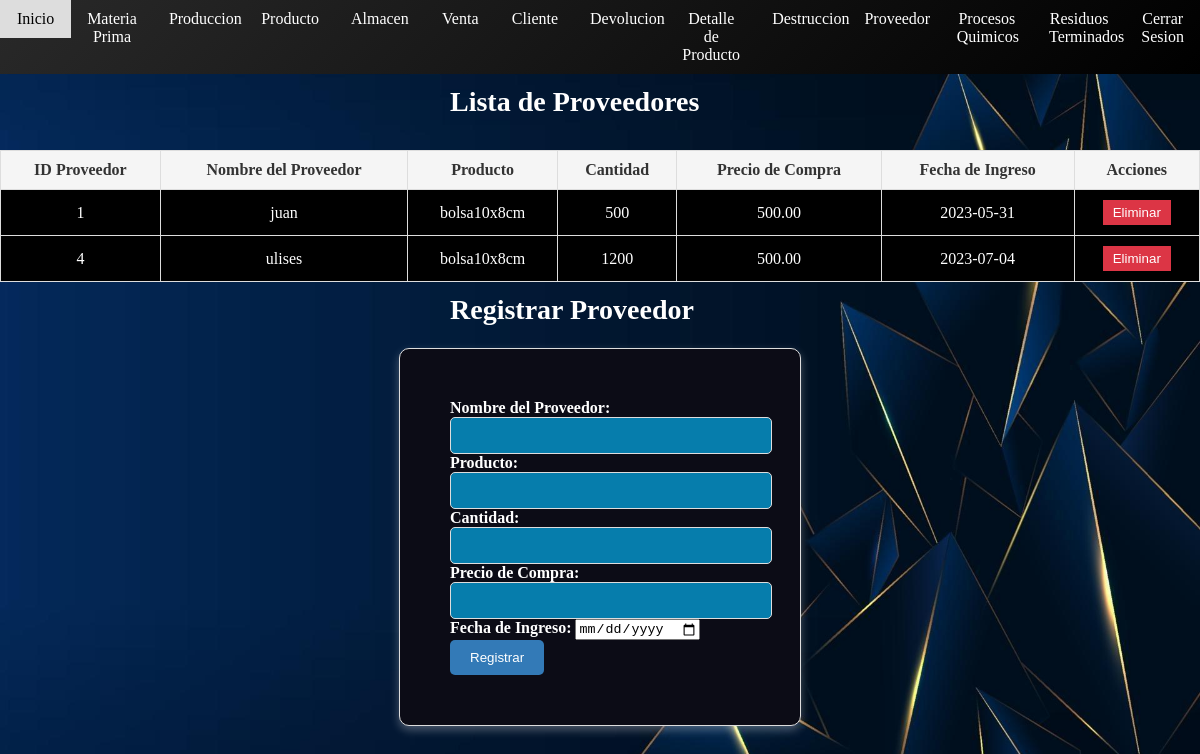
Page /Proveedor.php (signed in) on the committed database.
### tables this page shows
CREATE TABLE `proveedores` (
  `Id_Proveedor` int(11) NOT NULL,
  `Nombre_proveedor` varchar(255) DEFAULT NULL,
  `Producto` varchar(255) DEFAULT NULL,
  `Cantidad` int(11) DEFAULT NULL,
  `Precio_Compra` decimal(10,2) DEFAULT NULL,
  `Fecha_Ingreso` date DEFAULT NULL
);

### Proveedor.php (the view, shortened to what this page needs)
<!DOCTYPE html>
<html>
<head>
  <link rel="stylesheet" type="text/css" href="assets/css/estilomenu.css">
</head>
<body>
  <?php include 'menu.php'; ?>
  <h2>Lista de Proveedores</h2>
  <?php
  $servername = "localhost";
  $username = "ulises";
  $password = "1234";
  $dbname = "gomper2";
  $conn = new mysqli($servername, $username, $password, $dbname);
  $sql = "SELECT * FROM Proveedores";
  $result = $conn->query($sql);
  if ($result->num_rows > 0) {
    echo "<table class='table-container'>
            <tr>
              <th>ID Proveedor</th>
              <th>Nombre del Proveedor</th>
              <th>Producto</th>
              <th>Cantidad</th>
              <th>Precio de Compra</th>
              <th>Fecha de Ingreso</th>
              <th>Acciones</th>
            </tr>";
    while ($row = $result->fetch_assoc()) {
      echo "<tr>
              <td>".$row["Id_Proveedor"]."</td>
              <td>".$row["Nombre_proveedor"]."</td>
              <td>".$row["Producto"]."</td>
              <td>".$row["Cantidad"]."</td>
              <td>".$row["Precio_Compra"]."</td>
              <td>".$row["Fecha_Ingreso"]."</td>
              <td>
                <form method='post' action='".$_SERVER["PHP_SELF"]."'>
                  <input type='hidden' name='idProveedor' value='".$row["Id_Proveedor"]."'>
                  <input type='submit' name='eliminar' value='Eliminar' class='delete-btn'>
                </form>
                <form method='post' action='editar.php'>
                  <input type='hidden' name='idProveedor' value='".$row["Id_Proveedor"]."'>
                </form>
              </td>
            </tr>";
    }
    echo "</table>";
  } else {
    echo "No se encontraron registros.";
  }
  ?>
  <h2>Registrar Proveedor</h2>
  <form class="form-container" method="post" action="<?php echo $_SERVER["PHP_SELF"]; ?>">
    <link rel="stylesheet" href="Materia/styles.css">
    <label for="nombre_proveedor">Nombre del Proveedor:</label>
    <input type="text" name="nombre_proveedor" required><br>
    <label for="producto">Producto:</label>
    <input type="text" name="producto" required><br>
    <label for="cantidad">Cantidad:</label>
    <input type="number" name="cantidad" required><br>
    <label for="precio_compra">Precio de Compra:</label>
    <input type="number" name="precio_compra" step="0.01" required><br>
    <label for="fecha_ingreso">Fecha de Ingreso:</label>
    <input type="date" name="fecha_ingreso" required><br>
    <input type="submit" name="registrar" value="Registrar">
  </form>
</body>
</html>

### assets/css/estilomenu.css (style rules this page uses)
body { margin: 0; }

### Materia/styles.css (style rules this page uses)
.form-container { background-color: #f5f3f3; padding: 20px; border-radius: 5px; color: #ffffff; margin: 20px auto; width: 300px; }
.form-container { background-color: #000000; padding: 25px; border-radius: 10px; color: #ffffff; margin: 20px auto; width: 300px; border: 2px solid #080808; }
.form-container { background-color: #0c0c16; padding: 50px; border-radius: 10px; color: #ffffff; margin: 10px auto; width: 300px; box-shadow: 0px 4px 10px rgba(252, 249, 249, 0.3); border: 1px solid #dddddd; }
.form-container input[type="submit"] { background-color: #337ab7; color: #ffffff; padding: 10px 20px; border: none; border-radius: 5px; cursor: pointer; transition: background-color 0.3s ease; }
label { font-weight: bold; }
input[type="text"], input[type="number"] { padding: 10px; border: 1px solid #dddddd; border-radius: 5px; width: 100%; background-color: #067dac; color: #ffffff; }
h2 { margin-bottom: 20px; font-size: 28px; font-weight: bold; color: #ffffff; margin: auto; width: 300px; padding: 1%; }
.table-container { width: 100%; border-collapse: collapse; margin-top: 20px; background-color: #000000; color: #ffffff; }
.table-container th, .table-container td { padding: 10px; text-align: center; border: 1px solid #dddddd; }
.table-container th { background-color: #f5f5f5; color: #333333; }
.edit-btn, .save-btn, .delete-btn { background-color: #007bff; color: #ffffff; border: none; padding: 5px 10px; cursor: pointer; }
.delete-btn { background-color: #dc3545; }

### Proveedor.php (style rules this page uses)
body { background-image: url('assets/images/11.jpg'); background-size: cover; }

### menu.php (style rules this page uses)
body { background-image: url('assets/images/11.jpg'); background-size: cover; }

### rows in the picture
proveedores: Id_Proveedor "1", Nombre_proveedor "juan", Producto "bolsa10x8cm", Cantidad "500", Precio_Compra "500.00", Fecha_Ingreso "2023-05-31"
proveedores: Id_Proveedor "4", Nombre_proveedor "ulises", Producto "bolsa10x8cm", Cantidad "1200", Precio_Compra "500.00", Fecha_Ingreso "2023-07-04"
